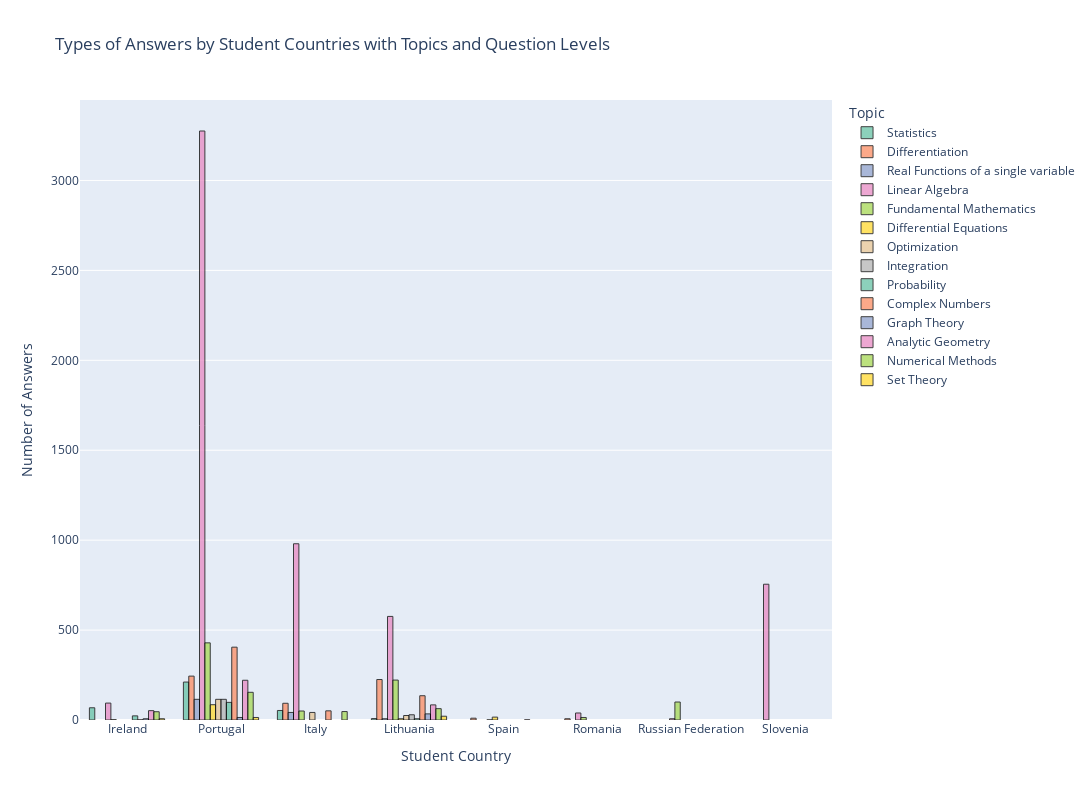

Notebook code cell kept with this figure:
### Code cell
fig = px.histogram(df, x='Student Country', color='Topic',
                   title='Types of Answers by Student Countries with Topics and Question Levels',
                   labels={'Student Country': 'Student Country',
                           'count': 'Number of Answers',
                           'Topic': 'Topic'},
                   color_discrete_sequence=px.colors.qualitative.Set2)

fig.update_layout(
    width=1200,
    height=800,
    xaxis_title='Student Country',
    yaxis_title='Number of Answers',
    legend_title='Topic',
    barmode='group'
)
fig.update_traces(marker=dict(line=dict(width=1, color='black')), opacity=0.75)
fig.show()

### Figure 1 — Plotly figure (JSON) as saved in the notebook; plotly's stock layout.template omitted (floating-point values rounded to 4 significant figures; data arrays with more than 128 entries replaced by an {"elided": "..."} marker saying what was removed)
{"data": [{"alignmentgroup": "True", "bingroup": "x", "hovertemplate": "Topic=Statistics<br>Student Country=%{x}<br>count=%{y}<extra></extra>", "legendgroup": "Statistics", "marker": {"color": "rgb(102,194,165)", "line": {"color": "black", "width": 1}, "pattern": {"shape": ""}}, "name": "Statistics", "offsetgroup": "Statistics", "opacity": 0.75, "orientation": "v", "showlegend": true, "type": "histogram", "x": {"elided": "340 str values"}, "xaxis": "x", "yaxis": "y"}, {"alignmentgroup": "True", "bingroup": "x", "hovertemplate": "Topic=Differentiation<br>Student Country=%{x}<br>count=%{y}<extra></extra>", "legendgroup": "Differentiation", "marker": {"color": "rgb(252,141,98)", "line": {"color": "black", "width": 1}, "pattern": {"shape": ""}}, "name": "Differentiation", "offsetgroup": "Differentiation", "opacity": 0.75, "orientation": "v", "showlegend": true, "type": "histogram", "x": {"elided": "579 str values"}, "xaxis": "x", "yaxis": "y"}, {"alignmentgroup": "True", "bingroup": "x", "hovertemplate": "Topic=Real Functions of a single variable<br>Student Country=%{x}<br>count=%{y}<extra></extra>", "legendgroup": "Real Functions of a single variable", "marker": {"color": "rgb(141,160,203)", "line": {"color": "black", "width": 1}, "pattern": {"shape": ""}}, "name": "Real Functions of a single variable", "offsetgroup": "Real Functions of a single variable", "opacity": 0.75, "orientation": "v", "showlegend": true, "type": "histogram", "x": {"elided": "164 str values"}, "xaxis": "x", "yaxis": "y"}, {"alignmentgroup": "True", "bingroup": "x", "hovertemplate": "Topic=Linear Algebra<br>Student Country=%{x}<br>count=%{y}<extra></extra>", "legendgroup": "Linear Algebra", "marker": {"color": "rgb(231,138,195)", "line": {"color": "black", "width": 1}, "pattern": {"shape": ""}}, "name": "Linear Algebra", "offsetgroup": "Linear Algebra", "opacity": 0.75, "orientation": "v", "showlegend": true, "type": "histogram", "x": {"elided": "5726 str values"}, "xaxis": "x", "yaxis": "y"}, {"alignmentgroup": "True", "bingroup": "x", "hovertemplate": "Topic=Fundamental Mathematics<br>Student Country=%{x}<br>count=%{y}<extra></extra>", "legendgroup": "Fundamental Mathematics", "marker": {"color": "rgb(166,216,84)", "line": {"color": "black", "width": 1}, "pattern": {"shape": ""}}, "name": "Fundamental Mathematics", "offsetgroup": "Fundamental Mathematics", "opacity": 0.75, "orientation": "v", "showlegend": true, "type": "histogram", "x": {"elided": "818 str values"}, "xaxis": "x", "yaxis": "y"}, {"alignmentgroup": "True", "bingroup": "x", "hovertemplate": "Topic=Differential Equations<br>Student Country=%{x}<br>count=%{y}<extra></extra>", "legendgroup": "Differential Equations", "marker": {"color": "rgb(255,217,47)", "line": {"color": "black", "width": 1}, "pattern": {"shape": ""}}, "name": "Differential Equations", "offsetgroup": "Differential Equations", "opacity": 0.75, "orientation": "v", "showlegend": true, "type": "histogram", "x": ["Portugal", "Portugal", "Portugal", "Portugal", "Portugal", "Spain", "Portugal", "Portugal", "Portugal", "Portugal", "Portugal", "Portugal", "Portugal", "Portugal", "Portugal", "Spain", "Portugal", "Portugal", "Portugal", "Portugal", "Portugal", "Portugal", "Portugal", "Lithuania", "Spain", "Portugal", "Portugal", "Spain", "Portugal", "Portugal", "Portugal", "Portugal", "Spain", "Spain", "Portugal", "Portugal", "Portugal", "Lithuania", "Spain", "Portugal", "Portugal", "Spain", "Spain", "Portugal", "Portugal", "Spain", "Portugal", "Portugal", "Portugal", "Portugal", "Portugal", "Portugal", "Portugal", "Portugal", "Portugal", "Portugal", "Portugal", "Portugal", "Portugal", "Lithuania", "Portugal", "Portugal", "Portugal", "Portugal", "Portugal", "Lithuania", "Spain", "Portugal", "Portugal", "Lithuania", "Portugal", "Lithuania", "Portugal", "Portugal", "Portugal", "Portugal", "Spain", "Portugal", "Spain", "Portugal", "Portugal", "Portugal", "Portugal", "Spain", "Portugal", "Portugal", "Portugal", "Portugal", "Portugal", "Portugal", "Portugal", "Portugal", "Portugal", "Portugal", "Portugal", "Portugal", "Portugal", "Portugal", "Portugal", "Portugal", "Lithuania", "Spain", "Portugal", "Portugal", "Spain", "Portugal", "Portugal", "Portugal"], "xaxis": "x", "yaxis": "y"}, {"alignmentgroup": "True", "bingroup": "x", "hovertemplate": "Topic=Optimization<br>Student Country=%{x}<br>count=%{y}<extra></extra>", "legendgroup": "Optimization", "marker": {"color": "rgb(229,196,148)", "line": {"color": "black", "width": 1}, "pattern": {"shape": ""}}, "name": "Optimization", "offsetgroup": "Optimization", "opacity": 0.75, "orientation": "v", "showlegend": true, "type": "histogram", "x": {"elided": "182 str values"}, "xaxis": "x", "yaxis": "y"}, {"alignmentgroup": "True", "bingroup": "x", "hovertemplate": "Topic=Integration<br>Student Country=%{x}<br>count=%{y}<extra></extra>", "legendgroup": "Integration", "marker": {"color": "rgb(179,179,179)", "line": {"color": "black", "width": 1}, "pattern": {"shape": ""}}, "name": "Integration", "offsetgroup": "Integration", "opacity": 0.75, "orientation": "v", "showlegend": true, "type": "histogram", "x": {"elided": "144 str values"}, "xaxis": "x", "yaxis": "y"}, {"alignmentgroup": "True", "bingroup": "x", "hovertemplate": "Topic=Probability <br>Student Country=%{x}<br>count=%{y}<extra></extra>", "legendgroup": "Probability ", "marker": {"color": "rgb(102,194,165)", "line": {"color": "black", "width": 1}, "pattern": {"shape": ""}}, "name": "Probability ", "offsetgroup": "Probability ", "opacity": 0.75, "orientation": "v", "showlegend": true, "type": "histogram", "x": ["Ireland", "Portugal", "Portugal", "Portugal", "Portugal", "Portugal", "Portugal", "Portugal", "Ireland", "Portugal", "Portugal", "Lithuania", "Ireland", "Portugal", "Portugal", "Portugal", "Portugal", "Portugal", "Ireland", "Portugal", "Portugal", "Portugal", "Portugal", "Ireland", "Portugal", "Portugal", "Portugal", "Lithuania", "Portugal", "Portugal", "Portugal", "Portugal", "Portugal", "Portugal", "Portugal", "Portugal", "Portugal", "Portugal", "Ireland", "Portugal", "Portugal", "Portugal", "Portugal", "Portugal", "Portugal", "Portugal", "Lithuania", "Portugal", "Ireland", "Portugal", "Portugal", "Ireland", "Portugal", "Portugal", "Portugal", "Lithuania", "Portugal", "Portugal", "Portugal", "Portugal", "Portugal", "Portugal", "Portugal", "Portugal", "Lithuania", "Ireland", "Portugal", "Portugal", "Portugal", "Portugal", "Portugal", "Portugal", "Portugal", "Portugal", "Portugal", "Portugal", "Portugal", "Portugal", "Ireland", "Portugal", "Lithuania", "Ireland", "Ireland", "Portugal", "Portugal", "Portugal", "Portugal", "Portugal", "Portugal", "Portugal", "Portugal", "Portugal", "Portugal", "Portugal", "Portugal", "Portugal", "Portugal", "Ireland", "Ireland", "Portugal", "Portugal", "Portugal", "Portugal", "Ireland", "Ireland", "Ireland", "Portugal", "Portugal", "Portugal", "Portugal", "Lithuania", "Portugal", "Ireland", "Portugal", "Portugal", "Portugal", "Portugal", "Ireland", "Ireland", "Ireland", "Portugal", "Ireland", "Ireland", "Portugal", "Portugal", "Portugal", "Portugal", "Portugal"], "xaxis": "x", "yaxis": "y"}, {"alignmentgroup": "True", "bingroup": "x", "hovertemplate": "Topic=Complex Numbers<br>Student Country=%{x}<br>count=%{y}<extra></extra>", "legendgroup": "Complex Numbers", "marker": {"color": "rgb(252,141,98)", "line": {"color": "black", "width": 1}, "pattern": {"shape": ""}}, "name": "Complex Numbers", "offsetgroup": "Complex Numbers", "opacity": 0.75, "orientation": "v", "showlegend": true, "type": "histogram", "x": {"elided": "592 str values"}, "xaxis": "x", "yaxis": "y"}, {"alignmentgroup": "True", "bingroup": "x", "hovertemplate": "Topic=Graph Theory<br>Student Country=%{x}<br>count=%{y}<extra></extra>", "legendgroup": "Graph Theory", "marker": {"color": "rgb(141,160,203)", "line": {"color": "black", "width": 1}, "pattern": {"shape": ""}}, "name": "Graph Theory", "offsetgroup": "Graph Theory", "opacity": 0.75, "orientation": "v", "showlegend": true, "type": "histogram", "x": ["Lithuania", "Lithuania", "Lithuania", "Lithuania", "Lithuania", "Lithuania", "Lithuania", "Portugal", "Portugal", "Lithuania", "Portugal", "Portugal", "Lithuania", "Lithuania", "Lithuania", "Lithuania", "Lithuania", "Lithuania", "Lithuania", "Lithuania", "Lithuania", "Ireland", "Lithuania", "Portugal", "Lithuania", "Portugal", "Lithuania", "Ireland", "Lithuania", "Ireland", "Lithuania", "Lithuania", "Portugal", "Lithuania", "Lithuania", "Lithuania", "Lithuania", "Lithuania", "Portugal", "Lithuania", "Lithuania", "Portugal", "Portugal", "Ireland", "Ireland", "Lithuania", "Portugal", "Lithuania", "Lithuania", "Portugal", "Ireland", "Lithuania", "Portugal", "Ireland", "Portugal"], "xaxis": "x", "yaxis": "y"}, {"alignmentgroup": "True", "bingroup": "x", "hovertemplate": "Topic=Analytic Geometry<br>Student Country=%{x}<br>count=%{y}<extra></extra>", "legendgroup": "Analytic Geometry", "marker": {"color": "rgb(231,138,195)", "line": {"color": "black", "width": 1}, "pattern": {"shape": ""}}, "name": "Analytic Geometry", "offsetgroup": "Analytic Geometry", "opacity": 0.75, "orientation": "v", "showlegend": true, "type": "histogram", "x": {"elided": "358 str values"}, "xaxis": "x", "yaxis": "y"}, {"alignmentgroup": "True", "bingroup": "x", "hovertemplate": "Topic=Numerical Methods<br>Student Country=%{x}<br>count=%{y}<extra></extra>", "legendgroup": "Numerical Methods", "marker": {"color": "rgb(166,216,84)", "line": {"color": "black", "width": 1}, "pattern": {"shape": ""}}, "name": "Numerical Methods", "offsetgroup": "Numerical Methods", "opacity": 0.75, "orientation": "v", "showlegend": true, "type": "histogram", "x": {"elided": "310 str values"}, "xaxis": "x", "yaxis": "y"}, {"alignmentgroup": "True", "bingroup": "x", "hovertemplate": "Topic=Set Theory<br>Student Country=%{x}<br>count=%{y}<extra></extra>", "legendgroup": "Set Theory", "marker": {"color": "rgb(255,217,47)", "line": {"color": "black", "width": 1}, "pattern": {"shape": ""}}, "name": "Set Theory", "offsetgroup": "Set Theory", "opacity": 0.75, "orientation": "v", "showlegend": true, "type": "histogram", "x": ["Lithuania", "Lithuania", "Lithuania", "Ireland", "Lithuania", "Lithuania", "Portugal", "Lithuania", "Portugal", "Ireland", "Lithuania", "Portugal", "Lithuania", "Ireland", "Ireland", "Lithuania", "Lithuania", "Lithuania", "Lithuania", "Lithuania", "Lithuania", "Portugal", "Portugal", "Lithuania", "Portugal", "Lithuania", "Portugal", "Lithuania", "Portugal", "Ireland", "Lithuania", "Lithuania", "Portugal", "Portugal", "Ireland", "Lithuania", "Portugal", "Portugal", "Ireland", "Portugal", "Lithuania", "Portugal"], "xaxis": "x", "yaxis": "y"}], "layout": {"barmode": "group", "height": 800, "legend": {"title": {"text": "Topic"}, "tracegroupgap": 0}, "title": {"text": "Types of Answers by Student Countries with Topics and Question Levels"}, "width": 1200, "xaxis": {"anchor": "y", "domain": [0, 1], "title": {"text": "Student Country"}}, "yaxis": {"anchor": "x", "domain": [0, 1], "title": {"text": "Number of Answers"}}}}
